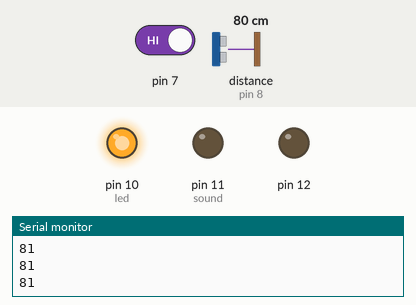
This sketch was run on a simulated Arduino Uno, built with avr-gcc and run on an emulated ATmega328P. Parts: output pins drawn as LEDs (lit = HIGH), the last lines printed to the serial monitor. The test bench sets the inputs (shaded band); at power-on: distance to the obstacle (sensor on pin 8) 80 cm, pin 7 HIGH.

Above: at 1.2 s.
1.3 s: distance to the obstacle (sensor on pin 8) set to 33 cm
2.8 s: distance to the obstacle (sensor on pin 8) set to 27 cm
At 3.5 s:
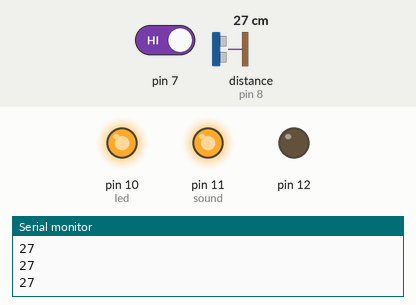
4.3 s: pin 7 driven LOW
At 4.6 s:
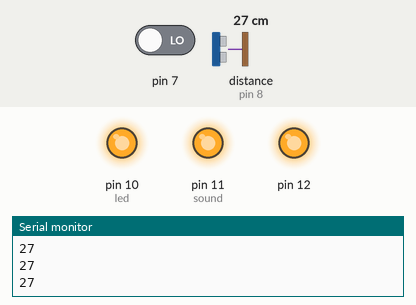
5.8 s: distance to the obstacle (sensor on pin 8) set to 95 cm
7.3 s: distance to the obstacle (sensor on pin 8) set to 103 cm
At 7.8 s:
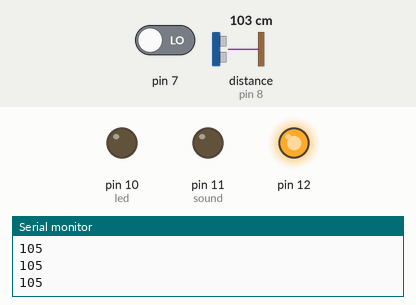
8.9 s: pin 7 driven HIGH
At 10.3 s:
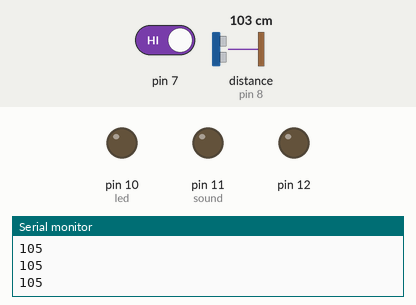
Timing chart, 0 to 11.4 s (numbered marks = the images above; inputs shaded):
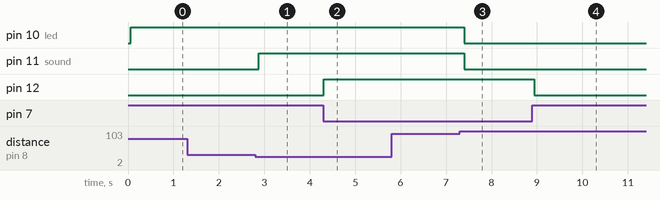

Measured:
- the behaviour switches between 30 and 29 cm on distance to the obstacle (sensor on pin 8) (found by bisection; images 0 and 1)
- the behaviour switches between 98 and 99 cm on distance to the obstacle (sensor on pin 8) (found by bisection; images 2 and 3)
- after the input at 2.8 s, pin 11 (sound): LOW → HIGH after 0.08 s
- after the input at 4.3 s, pin 12: LOW → HIGH at once
- after the input at 7.3 s, pin 10 (led), pin 11 (sound): HIGH → LOW after 0.10 s
- after the input at 8.9 s, pin 12: HIGH → LOW at once

The sketch:

smarthouse.ino
```cpp
#include <NewPing.h>                //Include the NewPing library
#define PING_PIN 8
int sound =11;
int led =10;
NewPing sonar(PING_PIN, PING_PIN ); //Create a NewPing object

void setup()
{
  pinMode(12,OUTPUT);
  pinMode(7,INPUT);
  Serial.begin(9600);
 pinMode(led,OUTPUT);
 pinMode(sound,OUTPUT);
}
void loop()
{
  if (digitalRead(7)== LOW)
  {
    digitalWrite(12,HIGH);

    delay(10);
  }
  else
  {

    digitalWrite(12,LOW);
    delay(10);

  }
  unsigned int uS = sonar.ping();
 int cm = uS / US_ROUNDTRIP_CM;    //Get the distance in cm using the library
 Serial.println(cm);               //Print the distance on the serial monitor
 delay(50);                        //Delay 50 milliseconds for the next distance mesurement

 if(cm <= 100){
  digitalWrite(led,HIGH);
   if(cm< 30){
     digitalWrite(sound,HIGH);
   }
  }else{
   digitalWrite(led,LOW);
  digitalWrite(sound,LOW);
 }
}
```
